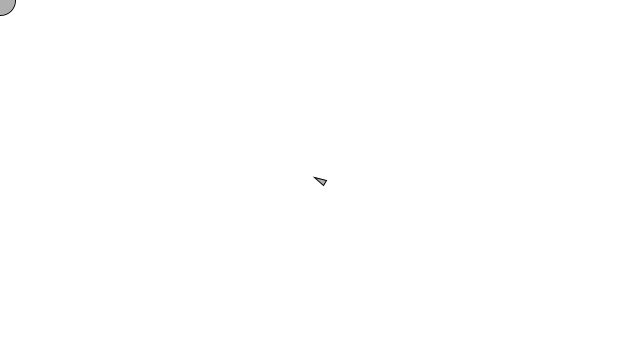
Frame 1 (no input)
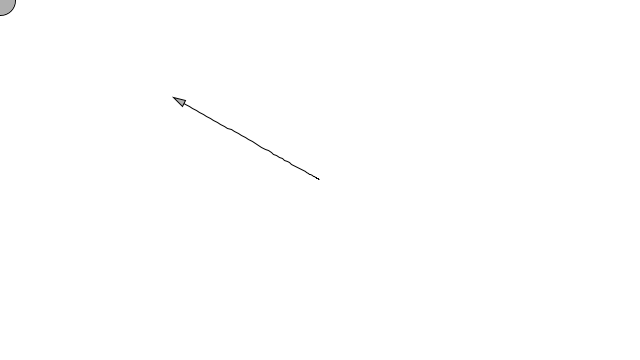
Frame 60 (the mouse pressed at the canvas centre just before this capture)
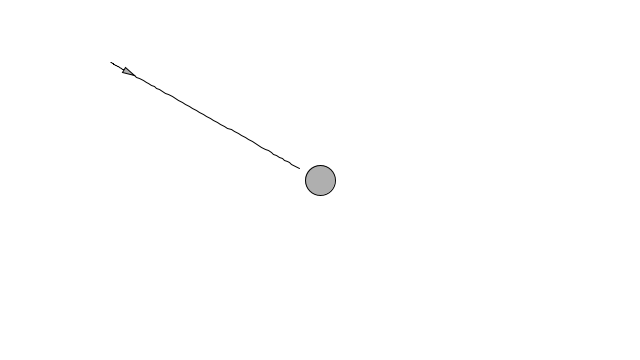
Frame 120 (the mouse held since frame 60 and released just before this capture)

The Processing sketch that drew these frames (run headless with seeded random() and noise(); from frame 60 on, the mouse is pressed at the canvas centre):

// Processing sketch: Seek_withTrail
// ── Seek_withTrail.pde
// Seek_Arrive
// Daniel Shiffman <http://www.shiffman.net>
// Nature of Code, Spring 2011

// Two "vehicles" follow the mouse position

// Implements Craig Reynold's autonomous steering behaviors
// One vehicle "seeks"
// One vehicle "arrives"
// See: http://www.red3d.com/cwr/

Vehicle v;

void setup() {
  size(640, 360);
  v = new Vehicle(width/2, height/2);
  smooth();
}

void draw() {
  background(255);

  PVector mouse = new PVector(mouseX, mouseY);

  // Draw an ellipse at the mouse location
  fill(175);
  stroke(0);
  ellipse(mouse.x, mouse.y, 30, 30);

  // Call the appropriate steering behaviors for our agents
  v.seek(mouse);
  v.update();
  v.display();
}


// ── Vehicle.pde
// Seek_Arrive
// Daniel Shiffman <http://www.shiffman.net>

// The "Vehicle" class

class Vehicle {
  
  ArrayList<PVector> history = new ArrayList<PVector>();

  PVector location;
  PVector velocity;
  PVector acceleration;
  float r;
  float maxforce;    // Maximum steering force
  float maxspeed;    // Maximum speed

  Vehicle(float x, float y) {
    acceleration = new PVector(0,0);
    velocity = new PVector(0,0);
    location = new PVector(x,y);
    r = 3.0;
    maxspeed = 4;
    maxforce = 0.1;
  }

  // Method to update location
  void update() {
    // Update velocity
    velocity.add(acceleration);
    // Limit speed
    velocity.limit(maxspeed);
    location.add(velocity);
    // Reset accelerationelertion to 0 each cycle
    acceleration.mult(0);
    
    history.add(location.get());
    if (history.size() > 100) {
      history.remove(0);
    }
  }

  void applyForce(PVector force) {
    // We could add mass here if we want A = F / M
    acceleration.add(force);
  }

  // A method that calculates a steering force towards a target
  // STEER = DESIRED MINUS VELOCITY
  void seek(PVector target) {
    PVector desired = PVector.sub(target,location);  // A vector pointing from the location to the target
    
    // Normalize desired and scale to maximum speed
    desired.normalize();
    desired.mult(maxspeed);
    // Steering = Desired minus velocity
    PVector steer = PVector.sub(desired,velocity);
    steer.limit(maxforce);  // Limit to maximum steering force
    
    applyForce(steer);
  }
    
  void display() {
    
    beginShape();
    stroke(0);
    noFill();
    for(PVector v: history) {
      vertex(v.x,v.y);
    }
    endShape();
    
    // Draw a triangle rotated in the direction of velocity
    float theta = velocity.heading2D() + PI/2;
    fill(175);
    stroke(0);
    pushMatrix();
    translate(location.x,location.y);
    rotate(theta);
    beginShape();
    vertex(0, -r*2);
    vertex(-r, r*2);
    vertex(r, r*2);
    endShape(CLOSE);
    popMatrix();
    
    
  }
}
